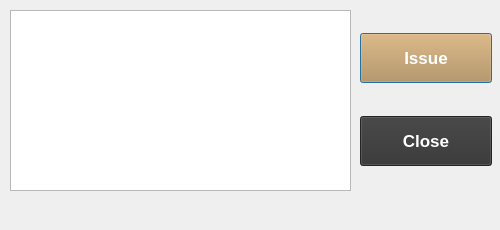
<?xml version="1.0" encoding="UTF-8"?>
<ui version="4.0">
 <class>issuebookdialog</class>
 <widget class="QDialog" name="issuebookdialog">
  <property name="geometry">
   <rect>
    <x>0</x>
    <y>0</y>
    <width>500</width>
    <height>230</height>
   </rect>
  </property>
  <property name="sizePolicy">
   <sizepolicy hsizetype="Fixed" vsizetype="Fixed">
    <horstretch>0</horstretch>
    <verstretch>0</verstretch>
   </sizepolicy>
  </property>
  <property name="minimumSize">
   <size>
    <width>500</width>
    <height>230</height>
   </size>
  </property>
  <property name="maximumSize">
   <size>
    <width>500</width>
    <height>230</height>
   </size>
  </property>
  <property name="font">
   <font>
    <pointsize>13</pointsize>
    <bold>true</bold>
   </font>
  </property>
  <property name="windowTitle">
   <string>Issue Book</string>
  </property>
  <widget class="QListWidget" name="memlist">
   <property name="geometry">
    <rect>
     <x>10</x>
     <y>10</y>
     <width>341</width>
     <height>181</height>
    </rect>
   </property>
   <property name="font">
    <font>
     <pointsize>13</pointsize>
     <bold>false</bold>
    </font>
   </property>
   <property name="editTriggers">
    <set>QAbstractItemView::NoEditTriggers</set>
   </property>
  </widget>
  <widget class="QLabel" name="issuelabel">
   <property name="geometry">
    <rect>
     <x>10</x>
     <y>200</y>
     <width>481</width>
     <height>22</height>
    </rect>
   </property>
   <property name="font">
    <font>
     <pointsize>13</pointsize>
     <bold>true</bold>
    </font>
   </property>
   <property name="styleSheet">
    <string notr="true">color: blue</string>
   </property>
   <property name="text">
    <string/>
   </property>
  </widget>
  <widget class="QWidget" name="layoutWidget">
   <property name="geometry">
    <rect>
     <x>360</x>
     <y>10</y>
     <width>132</width>
     <height>181</height>
    </rect>
   </property>
   <property name="font">
    <font>
     <pointsize>13</pointsize>
     <bold>true</bold>
    </font>
   </property>
   <layout class="QVBoxLayout" name="buttons">
    <property name="spacing">
     <number>10</number>
    </property>
    <item>
     <widget class="QPushButton" name="issuebutton">
      <property name="minimumSize">
       <size>
        <width>130</width>
        <height>50</height>
       </size>
      </property>
      <property name="font">
       <font>
        <pointsize>13</pointsize>
        <bold>true</bold>
       </font>
      </property>
      <property name="styleSheet">
       <string notr="true">background-color : #be8846;
color: white;</string>
      </property>
      <property name="text">
       <string>Issue</string>
      </property>
     </widget>
    </item>
    <item>
     <widget class="QPushButton" name="closebutton">
      <property name="minimumSize">
       <size>
        <width>130</width>
        <height>50</height>
       </size>
      </property>
      <property name="font">
       <font>
        <pointsize>13</pointsize>
        <bold>true</bold>
       </font>
      </property>
      <property name="styleSheet">
       <string notr="true">background-color: #333333;
color: white;</string>
      </property>
      <property name="text">
       <string>Close</string>
      </property>
     </widget>
    </item>
   </layout>
  </widget>
 </widget>
 <resources/>
 <connections/>
</ui>
